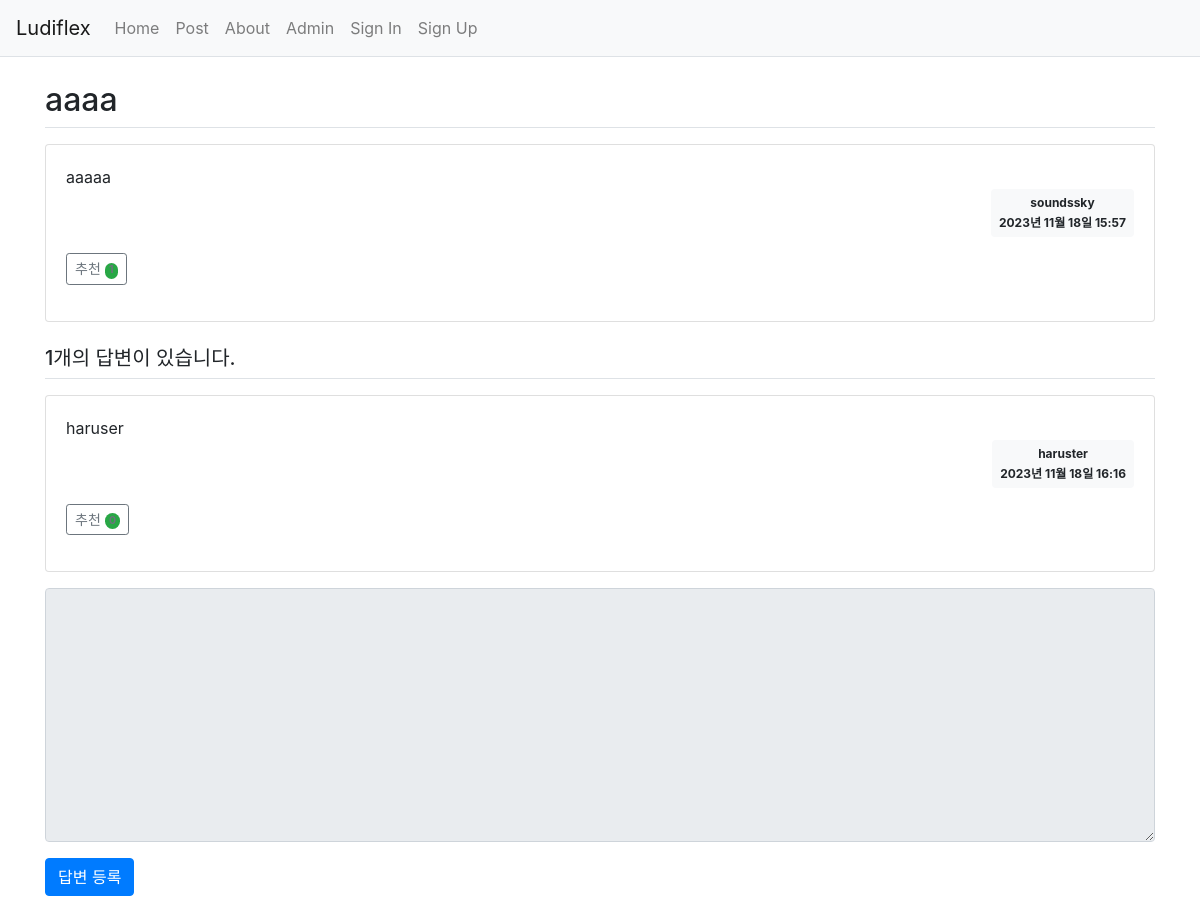
The page /question/post/detail/23/ on the database as committed earlier.
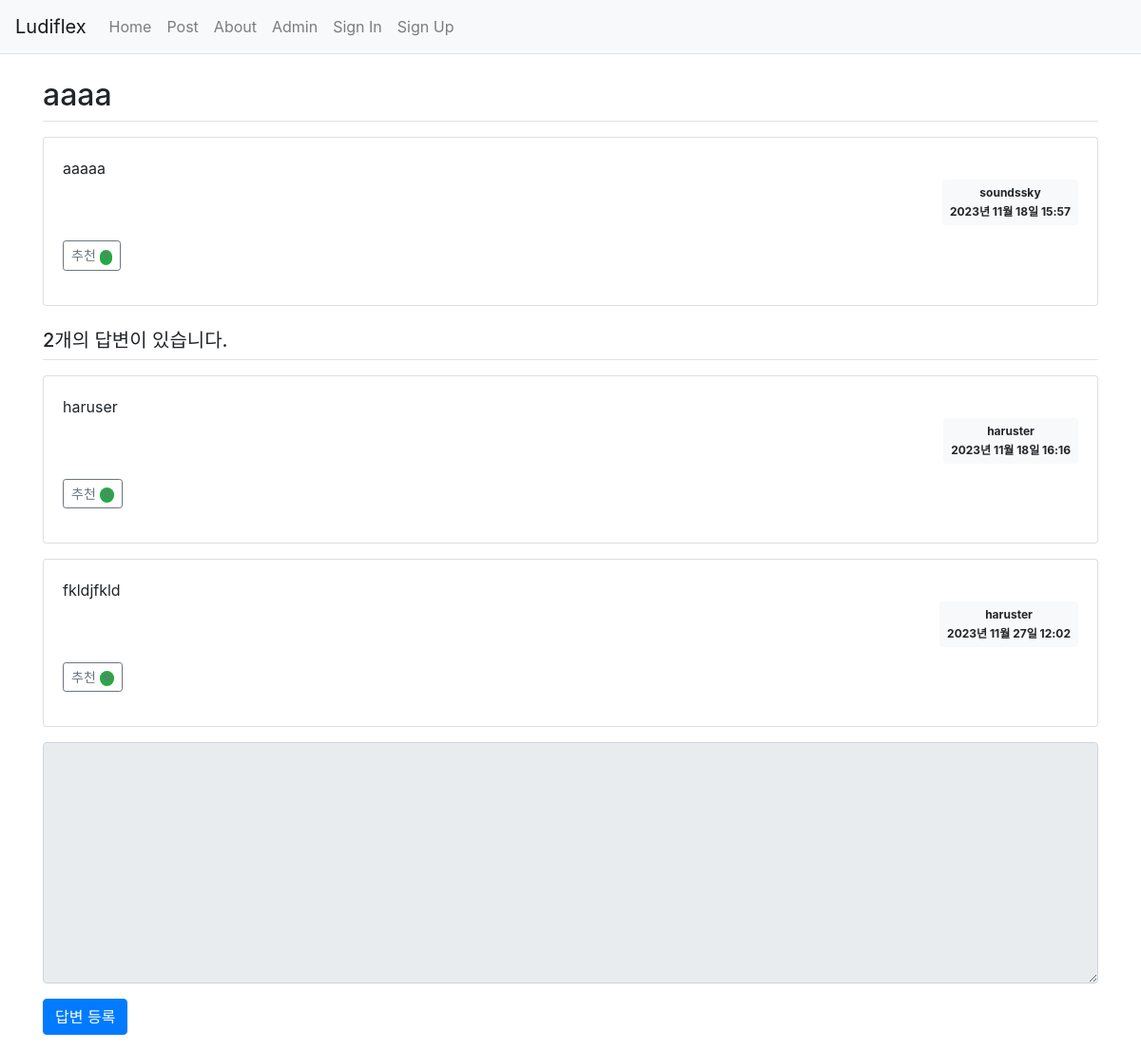
The same page on the database as committed later.
### src/models.py (models this page shows)
class Answer(db.Model):
    id = db.Column(db.Integer, primary_key=True)
    question_id = db.Column(db.Integer, db.ForeignKey('question.id', ondelete='CASCADE'))
    question = db.relationship('Question', backref=db.backref('answer_set', cascade='all, delete-orphan'))
    content = db.Column(db.Text(), nullable=False)
    create_date = db.Column(db.DateTime(), nullable=False)
    voter = db.relationship('User', secondary=answer_voter, backref=db.backref('answer_voter_set'))
    user_id = db.Column(db.Integer, db.ForeignKey('user.id', ondelete='CASCADE'), nullable=False)
    user = db.relationship('User', backref=db.backref('answer_set'))
    modify_date = db.Column(db.DateTime(), nullable=True)

class User(db.Model):
    id = db.Column(db.Integer, primary_key=True)
    username = db.Column(db.String(150), unique=True, nullable=False)
    password = db.Column(db.String(200), nullable=False)
    email = db.Column(db.String(120), unique=True, nullable=False)

### views/question_views.py (the view)
@bp.route('/post/detail/<int:question_id>/')
def detail(question_id):
    form = AnswerForm()
    question = Question.query.get_or_404(question_id)
    return render_template('question/question_detail.html', question=question, form=form)

### src/forms.py
class AnswerForm(FlaskForm):
    content = TextAreaField('내용', validators=[DataRequired('내용을 입력해주세요.')])

### src/filter.py (called while the page is built)
def format_datetime(value, fmt='%Y년 %m월 %d일 %H:%M'):
    return value.strftime(fmt)

### views/auth_views.py (called while the page is built)
@bp.before_app_request
def load_logged_in_user():
    user_id = session.get('user_id')
    if user_id is None:
        g.user = None
    else:
        g.user = User.query.get(user_id)

### templates/question/question_detail.html (shortened to what this page needs)
<link rel="stylesheet" href="{{ url_for('static', filename='css/bootstrap.min.css') }}">
<link rel="stylesheet" href="{{ url_for('static', filename='css/post.css') }}">
{% extends 'base.html' %}
{% block content %}
<div class="container my-3">
    <h2 class="border-bottom py-2">{{ question.subject }}</h2>
    <div class="card my-3">
        <div class="card-body">
            <div class="card-text" style="white-space: pre-line">{{ question.content }}</div>
            <div class="d-flex justify-content-end">
                <div class="badge badge-light p-2 text-start">
                    <div class="mb-2">{{ question.user.username }}</div>
                    <div>{{ question.create_date|datetime }}</div>
                </div>
            </div>
            <div class="my-3">
                <a href="javascript:void(0)" data-uri="{{ url_for('question.vote', question_id=question.id) }}"
                    class="recommend btn btn-sm btn-outline-secondary"> 추천
                    <span class="badge rounded-pill bg-success">{{ question.voter|length }}</span>
                </a>
        </div>
        </div>
    </div>
    <h5 class="border-bottom my-3 py-2">{{ question.answer_set|length }}개의 답변이 있습니다.</h5>
    {% for answer in question.answer_set %}
    <div class="card my-3">
        <div class="card-body">
            <div class="card-text" style="white-space: pre-line;">{{ answer.content }}</div>
            <div class="d-flex justify-content-end">
                <div class="badge badge-light p-2 text-start">
                    <div class="mb-2">{{ answer.user.username }}</div>
                    <div>{{ answer.create_date|datetime }}</div>
                </div>
            </div>
            <div class="my-3">
                <a href="javascript:void(0)" data-uri="{{ url_for('answer.vote', answer_id=answer.id) }}"
                    class="recommend btn btn-sm btn-outline-secondary"> 추천
                    <span class="badge rounded-pill bg-success">{{ answer.voter|length }}</span>
                </a>
            </div>
        </div>
    </div>
    {% endfor %}
    <form action="{{ url_for('answer.create', question_id=question.id) }}" method="post" class="my-3">
        <div class="form-group">
            <textarea {% if not g.user %}disabled{% endif %} name="content" id="content" class="form-control" rows="10"></textarea>
        </div>
        <input type="submit" value="답변 등록" class="btn btn-primary">
    </form>
</div>
{% endblock %}

Rows that differ between the two databases and show on the page:
added Answer: content "fkldjfkld", user.username "haruster", create_date "2023년 11월 27일 12:02", voter|length "0"
Other text that changed with them:
{{ question.answer_set|length }}: "1" → "2"
